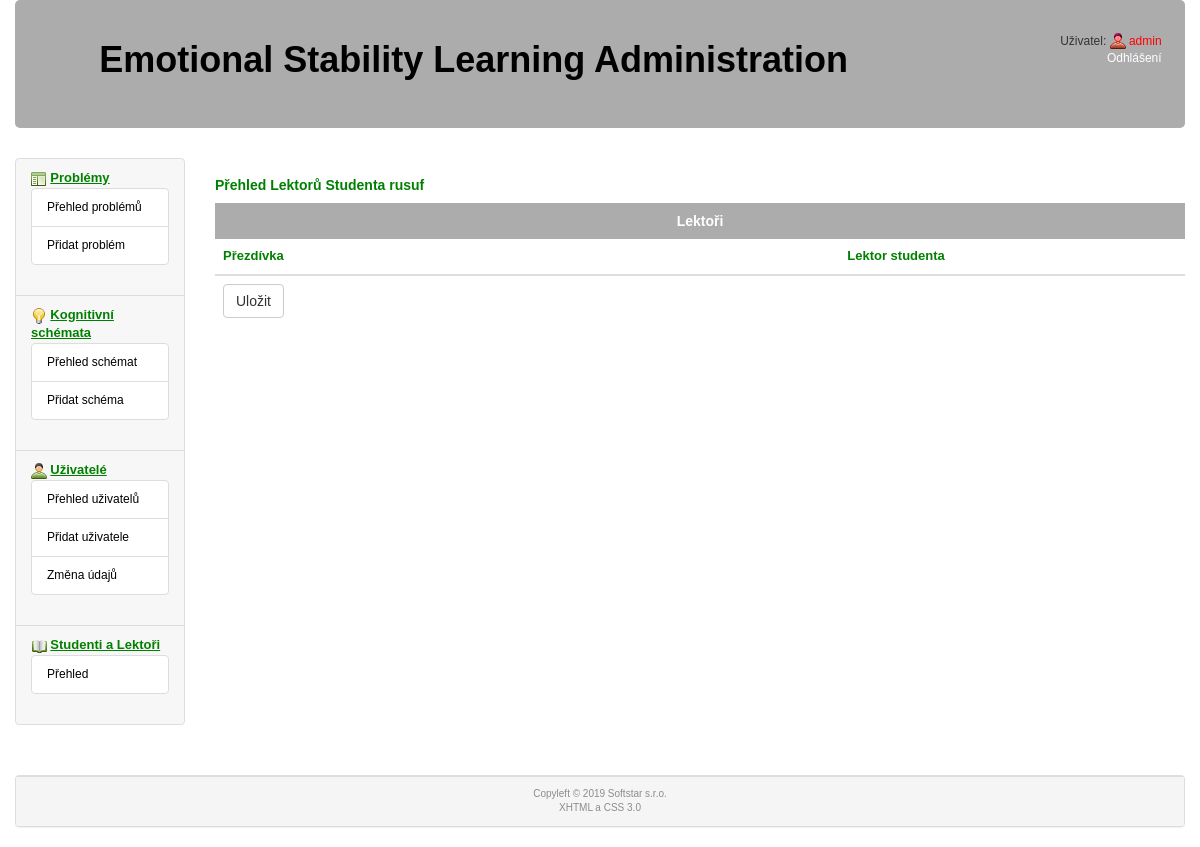
/administrator/lectors/1 (signed in), run on an earlier commit of the app's database.
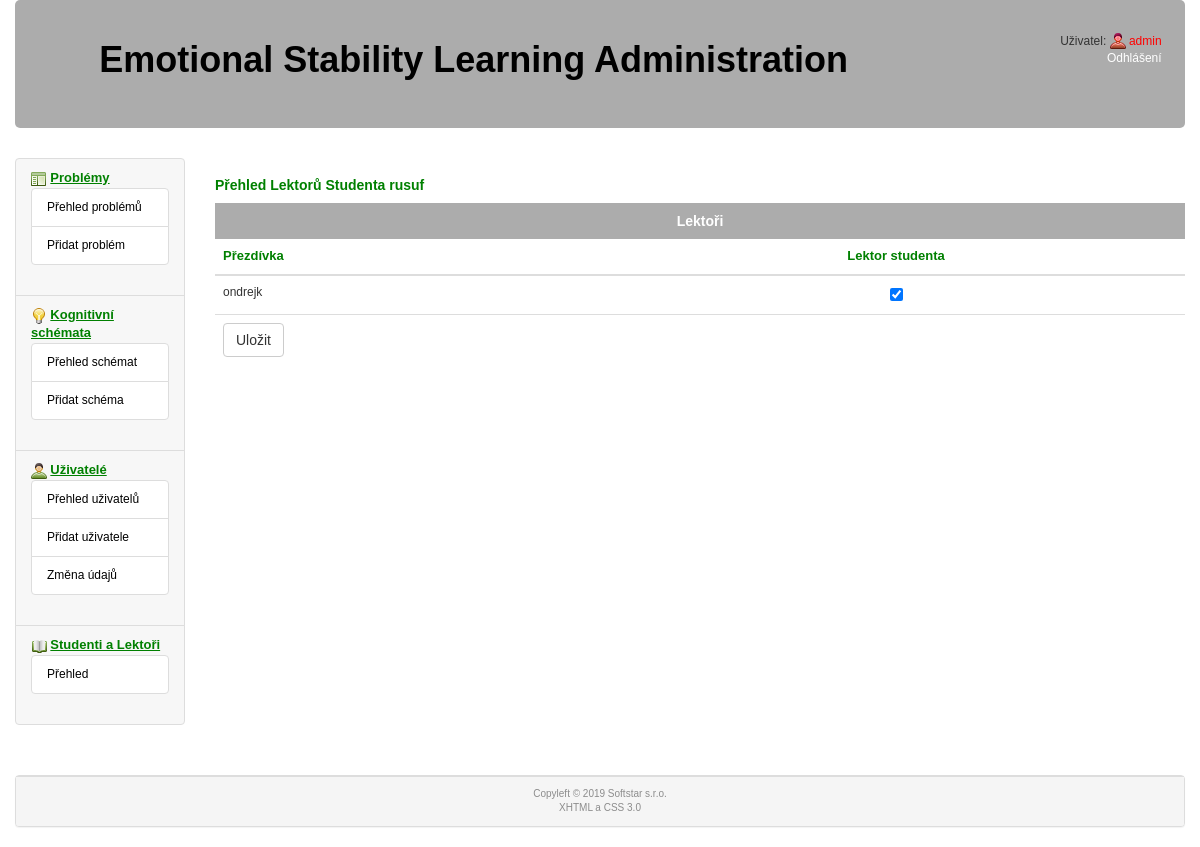
And on a later commit of the database.
### tables this page shows
CREATE TABLE `fusers` (
  `id` int(5) NOT NULL,
  `nick` varchar(20) NOT NULL,
  `email` varchar(50) NOT NULL,
  `student` int(1) NOT NULL DEFAULT '1',
  `lector` int(1) NOT NULL DEFAULT '0',
  `password` varchar(50) NOT NULL,
  `deleted` int(1) NOT NULL DEFAULT '0'
);

### www/administrator/admin.php (called while the page is built, shortened)
<?php
  $router = RouterController::getInstance();
  $router->ctrMain(array($_SERVER['REQUEST_URI']));
  $router->showView();
?>

### www/administrator/models/DbModel.php (called while the page is built, shortened)
<?php
  class DbModel extends cdb
  {
    static private $instance = null;
    static function getInstance()
    {
      if (self::$instance == null)
      {
        self::$instance = new DbModel();
      }
      return self::$instance;
    }
    function selectOne($table, array $keys)
    {
      $query = "select * from $table where";
      $i = 0;
      foreach($keys as $name => $value)
      {
        if ($i)
        {
          $query .= " and $name=$value";
        }
        else
        {
          $query .= " $name=$value";
          $i = 1;
        }
      }
      $query .= ";";
      if (!$this->query($query))
      {
        RouterController::getInstance()->setError("DbModel::selectOne():".$this->get_error().'<br /><br />'.$query.'<br />');
      }
      $arr = $this->get_array();
      return $arr;
    }
    function selectArray(array $tables, array $collums, array $keys, $order = '')
    {
      $query = "select ";
      $i = 0;
      foreach($collums as $collum)
      {
        if ($i)
        {
          $query .= ", $collum";
        }
        else
        {
          $query .= "$collum";
          $i = 1;
        }
      }
      $query .= " from ";
      $i = 0;
      foreach($tables as $table)
      {
        if ($i)
        {
          $query .= ", $table";
        }
        else
        {
          $query .= "$table";
          $i = 1;
        }
      }
      if (!empty($keys))
      {
        $query .= " where";
        $i = 0;
        foreach($keys as $name => $value)
        {
          if ($i)
          {
            $query .= " and $name=$value";
          }
          else
          {
            $query .= " $name=$value";
            $i = 1;
          }
        }
      }
      if ($order != '') {
        $query .= " order by $order;";
      }
      else
      {
        $query .= ';';
      }
      if (!$this->query($query))
      {
        RouterController::getInstance()->setError('DbModel::selectArray():'.$this->get_error().'<br /><br />'.$query.'<br />');
      }
      else
      {
        $i = 0;
        while ($item=$this->get_array())
        {
          if (!empty($item))
          {
            $arr[$i] = $item;
            $i++;
          }
        }
      }
      return $arr;
    }
  }
?>

### www/administrator/models/LectorsModel.php (called while the page is built, shortened)
<?php
class LectorsModel
{
    public function selectByIdS($id)
    {
        $db = DbModel::getInstance();
        $lectors = $db->selectArray(array ('lectors'), array ('*'), array ('student' => $id));
        return $lectors;
    }
}
?>

### www/administrator/models/cdb.php (called while the page is built, shortened)
<?php
class cdb {
  private $data, $querystring, $error, $conn;
  public $server, $user, $password, $db_name;
  function __construct()
  {
    require("./administrator/cfg/sql.php");
    $this->conn = null;
  }
  function connect() {
    $options=array(
      PDO::ATTR_ERRMODE => PDO::ERRMODE_EXCEPTION,
      PDO::MYSQL_ATTR_INIT_COMMAND => "SET NAMES utf8"
      );
    try {
            $this->conn = @new PDO("mysql:host=".$this->server.";dbname=".$this->db_name, $this->user, $this->password, $options);
    } catch (PDOException $e) {
        $error = 'DB connection failed: ' . $e->getMessage();
    }
    return(1);
  }
  function query($sql) {
    $error = '';
    try {
      $this->data=$this->conn->prepare($sql);
    } catch (PDOException $e) {
      $error = 'Preparation of query failed: ' . $e->getMessage();
      $this->data=null;
    }
    $result2 = 0;
    if ($error == '')
    {
      try {
          $result2 = $this->data->execute();
      } catch (PDOException $e) {
          $error = 'Execution of query failed: ' . $e->getMessage();
          $this->data=null;
      }
    }
    else
    {
      $this->error = $error;
      $result2 = false;
    }
    if ($result2) { return 1; }
    else  {return 0;}
  }
  function get_array() {
    $arr = $this->data->fetch(PDO::FETCH_ASSOC);
    if (!empty($arr)) {return ($arr); }
    else { return 0; }
  }
};
?>

### www/administrator/cfg/sql.php (called while the page is built)
<?php
  $this->server='localhost';
  $this->user='emotions';
  $this->password='3M0710n5@#';
  $this->db_name='emotions';
?>

### www/administrator/models/FUsersModel.php (called while the page is built, shortened)
<?php
class FUsersModel
{
    public function selectById($id)
    {
        $db = DbModel::getInstance();
        $user = $db->selectOne('fusers', array ('id' => $id));
        return $user;
    }
    public function selectLectors()
    {
        $db = DbModel::getInstance();
        $users = $db->selectArray(array ('fusers'), array ('*'), array ('lector' => 1));
        return $users;
    }
}
?>

### www/administrator/controllers/LectorsController.php (called while the page is built, shortened)
<?php
class LectorsController extends Controller
{
    public function ctrMain($parameters)
    {
        $id = array_shift($parameters);
        $studentsModel = new FUsersModel();
        $lectorsModel = new LectorsModel();
        $student = $studentsModel->selectById(htmlspecialchars($id, ENT_QUOTES));
        $alectors = $studentsModel->selectLectors();
        $slectors = $lectorsModel->selectByIdS($student['id']);
    }
}
?>

### www/administrator/controllers/RouterController.php (called while the page is built, shortened)
<?php
class RouterController extends Controller
{
  protected $controller;
  private function camelNotation($text)
  {
    $sentence = str_replace('-', ' ', $text);
    $sentence = ucwords($sentence);
    $sentence = str_replace(' ', '', $sentence);
    return $sentence;
  }
  private function parseURL($url)
  {
    $parsedURL = parse_url($url);
    $parsedURL["path"] = ltrim($parsedURL["path"], "/");
    $parsedURL["path"] = trim($parsedURL["path"]);
    $divPath = explode("/", $parsedURL["path"]);
    return $divPath;
  }
  public function ctrMain($parameters)
  {
    $parsedURL = $this->parseURL($parameters[0]);
    if ((empty($parsedURL[1]))&&((empty($_SESSION['user']))&&(empty($_POST['login']))))
    {
      $this->controller = new LoginViewController();
    }
    else if (($parsedURL[1] == 'login')&&((empty($_SESSION['user']))&&(!(empty($_POST['login'])))))
    {
      $this->controller = new LoginController();
    }
    else if ((empty($parsedURL[1]))&&(!(empty($_SESSION['user'])))&&((empty($_POST['login']))))
    {
      $this->controller = new HomePageController();
    }
    else
    {
      $tmp = array_shift($parsedURL);
      $view = array_shift($parsedURL);
      $controllerClass = $this->camelNotation($view) . 'Controller';
      if (file_exists('./administrator/controllers/' . $controllerClass . '.php'))
      {
        if ($view == 'error')
        {
          $this->controller = new $controllerClass('');
        }
        else
        {
          $this->controller = new $controllerClass;
        }
      }
      else
      {
        $this->controller= new ErrorController('Error 404: page not found');
      }
    }
    $this->controller->ctrMain($parsedURL);
  }
}
?>

### www/administrator/views/lectors.phtml (the view, shortened to what the changed rows need)
<div class="col-sm-10">
  <div class="table-responsive">
    <table class="table table-hover">
      <caption class="text-center">Lektoři</caption>
      <thead><tr><th>Přezdívka</th><th class="text-center">Lektor studenta</th></tr></thead>
      <tbody><form method="post" action="http://<?= $this->siteName ?>/administrator/lectors-save">
        <?php
          foreach ($lectors as $lector) {
        ?>
        <tr>
          <td><?php echo($lector['nick']); ?></td>
          <td class="text-center"><input type="checkbox" id="lector<?= $lector['id'] ?>" name="lector<?= $lector['id'] ?>" <?php if ($lector['student']) { echo("checked=\"checked\""); }; ?> /></td>
        </tr>
        <?php } ?>
      </form></tbody>
    </table>
  </div>
</div>

What changed in the data, as far as the page shows it:
added fusers: nick "ondrejk", student "☑"
